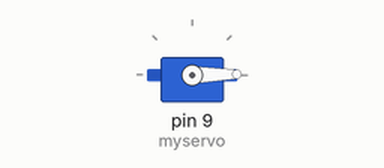
A sketch run on a simulated Arduino Uno, built with avr-gcc and run on an emulated ATmega328P. Shown: servo.

Above: at 0.05 s.
At 3.85 s:
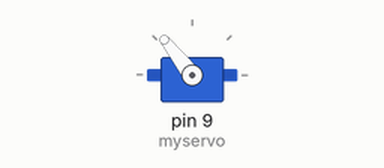
At 7.65 s:
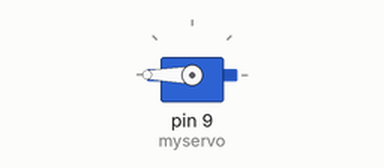
At 15.25 s:
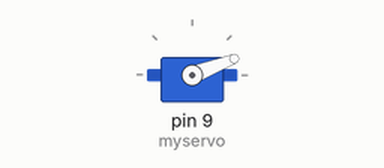
Timing chart, 0 to 27.2 s (numbered marks = the images above):
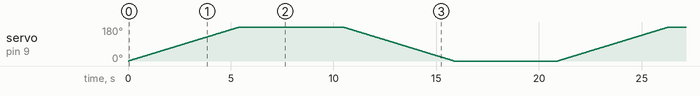

The sketch:

servo_test.ino
```cpp
#include <Servo.h>
Servo myservo;  // create servo object to control a servo
int potpin = 0;  // analog pin used to connect the potentiometer
int val = 0;    // variable to read the value from the analog pin
void setup() {
  myservo.attach(9);  // attaches the servo on pin 9 to the servo object
}

void loop() {
  /*
  val = analogRead(potpin);            // reads the value of the potentiometer (value between 0 and 1023)
  val = map(val, 0, 1023, 0, 180);     // scale it to use it with the servo (value between 0 and 180)
  myservo.write(val);                  // sets the servo position according to the scaled value
  delay(15);
  */
  for (int i = 0; i <= 180; i++) {
    myservo.write(i);
    delay(30);
  }
  delay(5000);
  for (int i = 180; i >= 0; i--) {
    myservo.write(i);
    delay(30);
  }
  delay(5000);
}
```
